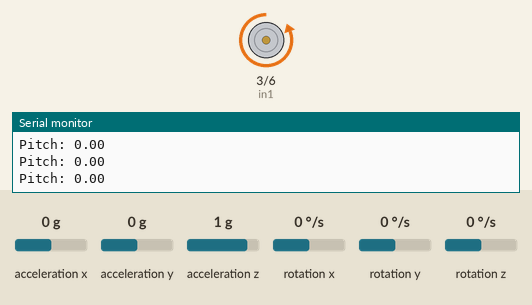
Recording of a sketch running on a simulated Arduino Uno, built with avr-gcc and run on an emulated ATmega328P. Parts: motor-driver pin pairs drawn as motors (green arrow = first pin HIGH = forward, orange = second pin HIGH = backward, longer = more drive, scaled by the enable pin), the last lines printed to the serial monitor. The inputs (shaded band) are chosen by the test bench; at power-on: acceleration x 0 g, acceleration y 0 g, acceleration z 1 g, rotation x 0 °/s, rotation y 0 °/s, rotation z 0 °/s.

Above: at 4.2 s.
4.3 s: acceleration x set to 0.8 g
At 5.3 s:
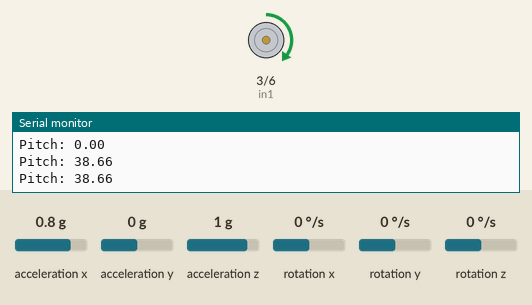
6.0 s: acceleration y set to -0.8 g
At 6.7 s:
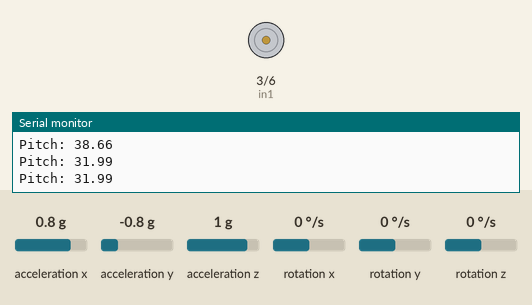
7.5 s: acceleration z set to -0.8 g
At 8.1 s:
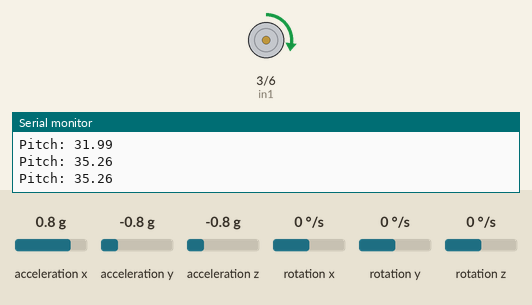
9.0 s: acceleration x set to -1.4 g
At 9.5 s:
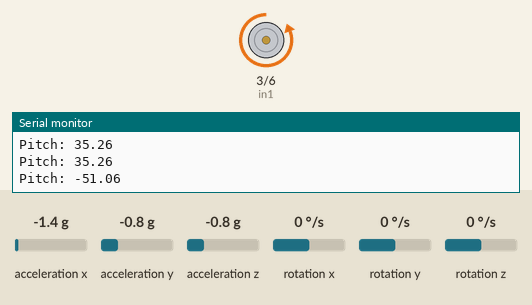
10.5 s: acceleration x set to 1.4 g
At 10.9 s:
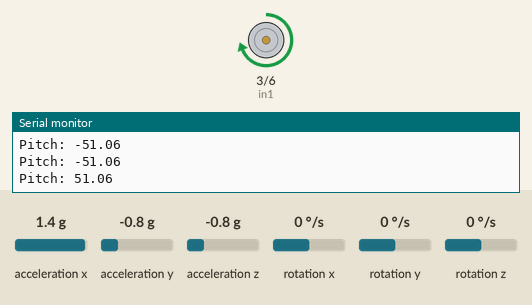
12.0 s: acceleration x set to -0.8 g
At 12.3 s:
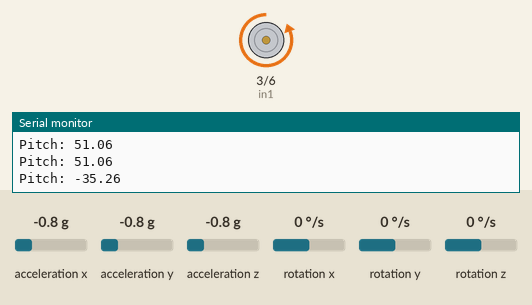
Timing chart, 0 to 14.5 s (numbered marks = the images above; inputs shaded):
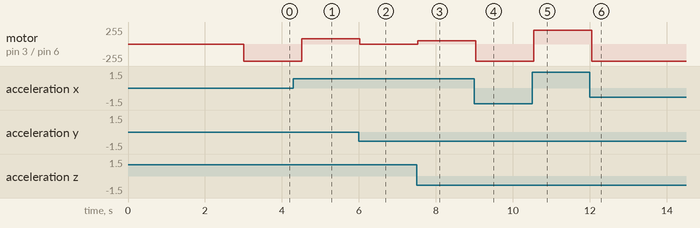

Measured:
- after the input at 4.3 s, motor on pin 3 (in1) / pin 6 (in2): backward 255/255 → forward 80/255 after 0.21 s
- after the input at 6.0 s, motor on pin 3 (in1) / pin 6 (in2): forward 80/255 → stopped at once
- after the input at 7.5 s, motor on pin 3 (in1) / pin 6 (in2): stopped → forward 50/255 at once
- after the input at 9.0 s, motor on pin 3 (in1) / pin 6 (in2): forward 50/255 → backward 255/255 at once
- after the input at 10.5 s, motor on pin 3 (in1) / pin 6 (in2): backward 255/255 → forward 210/255 at once
- after the input at 12.0 s, motor on pin 3 (in1) / pin 6 (in2): forward 210/255 → backward 255/255 after 0.05 s

The sketch:

pitchCodeMotor.ino
```cpp
#include <MPU6050_tockn.h>
#include <Wire.h>


MPU6050 mpu6050(Wire);
// Define the motor pins
int enB = 9; // Enable B (motor 2, up/down)
int in1 = 3; // Input 1 (motor 2, up)
int in2 = 6; // Input 2 (motor 2, down)
// Define the required yaw angle
int requirePitchAngle = 30;
void setup() {
  Serial.begin(19200);
  Wire.begin();
  mpu6050.begin();
  mpu6050.calcGyroOffsets(true);


  // Set the motor pins as outputs
  pinMode(enB, OUTPUT);
  pinMode(in1, OUTPUT);
  pinMode(in2, OUTPUT);

  // Start the motor
  analogWrite(enB, 255);

}

void loop() {
  mpu6050.update();

  // Extract roll, pitch, and yaw angles
  float roll = mpu6050.getAngleX();
  float pitch = -mpu6050.getAngleY();
  float yaw = mpu6050.getAngleZ();

  // Calculate the error between the required yaw angle and the current yaw angle
  int pitchError =  requirePitchAngle - int(pitch);

  // Calculate the motor speed
  int motorSpeed = abs(pitchError) * 10.0;

  // Set the motor direction
  if (pitchError > 0) {
    digitalWrite(in1, LOW);
    digitalWrite(in2, HIGH);
  } else {
    digitalWrite(in1, HIGH);
    digitalWrite(in2, LOW);
  }

  Serial.print("Pitch: " + String(pitch));
  Serial.println();
  // Set the motor speed
  analogWrite(enB, motorSpeed);

  // Stop the motor when the required yaw angle is reached
  if (abs(pitchError) < 2.0) {
    analogWrite(enB, 0);
  }


  delay(500);
}
```
